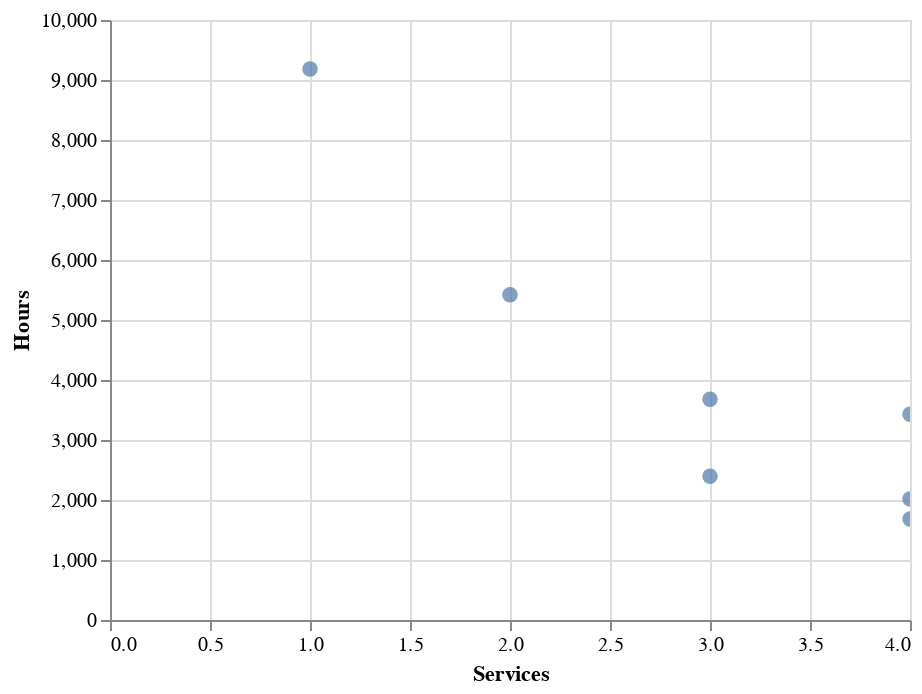

Write notebook code for a chart like this one.
### Markdown cell above
### Visualisation

[Altair](https://altair-viz.github.io/getting_started/overview.html) is a declarative statistical visualization library for Python, based on Vega and Vega-Lite that will need to be [installed](https://altair-viz.github.io/getting_started/installation.html).

### Code cell
import altair as alt

alt.Chart(simulation_data).mark_circle(size=60).encode(
    x='Services',
    y='Hours',
    tooltip=['Description']
).interactive()

### Figure 1 — Vega-Lite specification as saved in the notebook (floating-point values rounded to 4 significant figures)
{"config": {"view": {"continuousWidth": 400, "continuousHeight": 300}}, "data": {"name": "data-8c39a0e70a66ea4fe86cc10b4eebe374"}, "mark": {"type": "circle", "size": 60}, "encoding": {"tooltip": [{"type": "nominal", "field": "Description"}], "x": {"type": "quantitative", "field": "Services"}, "y": {"type": "quantitative", "field": "Hours"}}, "selection": {"selector003": {"type": "interval", "bind": "scales", "encodings": ["x", "y"]}}, "$schema": "https://vega.github.io/schema/vega-lite/v4.8.1.json", "datasets": {"data-8c39a0e70a66ea4fe86cc10b4eebe374": [{"Description": "4 services, features: 11 12 20 7", "Services": 4, "Hours": 1684.0}, {"Description": "4 services, features: 12 25 6 7", "Services": 4, "Hours": 2018.0}, {"Description": "2 services, features: 42 8", "Services": 2, "Hours": 5421.0}, {"Description": "3 services, features: 13 28 9", "Services": 3, "Hours": 2396.0}, {"Description": "1 services, features: 50", "Services": 1, "Hours": 9182.0}, {"Description": "4 services, features: 35 4 5 6", "Services": 4, "Hours": 3430.0}, {"Description": "3 services, features: 36 6 8", "Services": 3, "Hours": 3678.0}]}}
